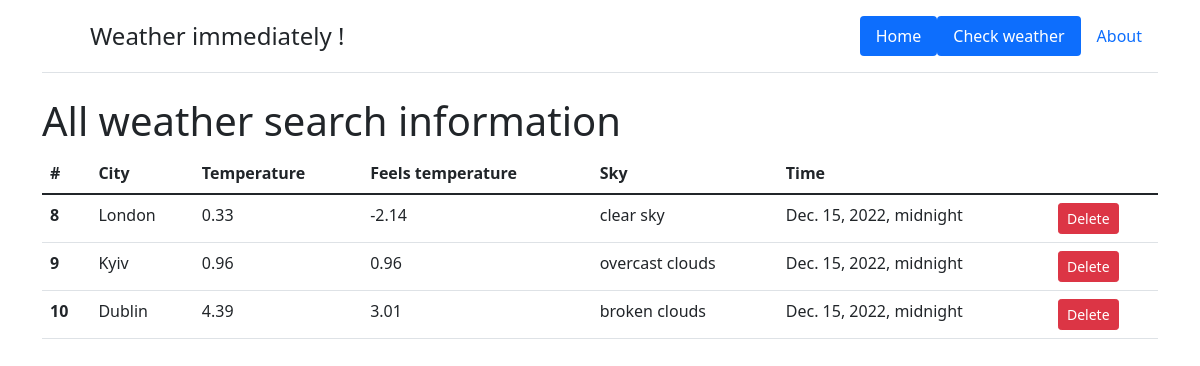
The page / on the database its author committed.
### main/models.py (models this page shows)
class Weather(models.Model):
    cityName = models.CharField('City name', max_length=50)
    temperature = models.CharField('temperature', max_length=50)
    feels_like_temperature = models.CharField('feels_like temperature', max_length=50)
    sky = models.CharField('sky', max_length=50)
    time = models.DateTimeField(auto_now=False, auto_now_add=False)
    auto_increment_id = models.AutoField(primary_key=True)

### main/views.py (the view)
# urls.py: path('', views.weather_tab, name="main"),
def weather_tab(request):
    weather = Weather.objects.all()
    return render(request, 'main/index_tab.html', {'title': 'List of weather', 'weather': weather})

### main/templates/main/index_tab.html (shortened to what this page needs)
{% extends 'main/base.html' %}}
{% block content %}
<h1>All weather search information</h1>
<table class="table">
    <thead class="thead-dark">
    <tr>
        <th scope="col">#</th>
        <th scope="col">City</th>
        <th scope="col">Temperature</th>
        <th scope="col">Feels temperature</th>
        <th scope="col">Sky</th>
        <th scope="col">Time</th>
    </tr>
    </thead>
<tbody>
{% if weather %}
{% for el in weather %}
<tr>
    <th scope="row">{{el.auto_increment_id}}</th>
    <td >{{el.cityName}}</td>
    <td >{{el.temperature}}</td>
    <td >{{el.feels_like_temperature}}</td>
    <td >{{el.sky}}</td>
    <td >{{el.time}}</td>
    <td>
        <a type="button" class="btn btn-danger btn-sm" href="/weather/{{el.auto_increment_id}}/delete">Delete</a>
    </td>
</tr>
{% endfor %}
{% else %}
<p>There are no weather in list...</p>
{% endif %}
</tbody>
    </table>
{% endblock %}

### main/templates/main/base.html (shortened to what this page needs)
<!doctype html>
<html lang="en">
<head>
    <link href="https://cdn.jsdelivr.net/npm/bootstrap@5.1.3/dist/css/bootstrap.min.css" rel="stylesheet">
</head>
<body>
<div class="container">
    <header class="d-flex flex-wrap justify-content-center py-3 mb-4 border-bottom">
      <a href="/" class="d-flex align-items-center mb-3 mb-md-0 me-md-auto text-dark text-decoration-none">
        <svg class="bi me-2" width="40" height="32"><use xlink:href="#bootstrap"></use></svg>
        <span class="fs-4">Weather immediately !</span>
      </a>
      <ul class="nav nav-pills">
        <li class="nav-item"><a href="{% url 'home' %}" class="nav-link active" aria-current="page">Home</a></li>
        <li class="nav-item"><a href="{% url 'Check_weather' %}" class="nav-link active" aria-current="page">Check weather</a></li>
        <li class="nav-item"><a href="{% url 'about' %}" class="nav-link">About</a></li>
      </ul>
    </header>
  </div>
<div class="container">
{% block content %}{% endblock %}
</div>
</body>
</html>

### rows shown on the page
Weather: auto_increment_id "8", cityName "London", temperature "0.33", feels_like_temperature "-2.14", sky "clear sky", time "Dec. 15, 2022, midnight"
Weather: auto_increment_id "9", cityName "Kyiv", temperature "0.96", feels_like_temperature "0.96", sky "overcast clouds", time "Dec. 15, 2022, midnight"
Weather: auto_increment_id "10", cityName "Dublin", temperature "4.39", feels_like_temperature "3.01", sky "broken clouds", time "Dec. 15, 2022, midnight"
